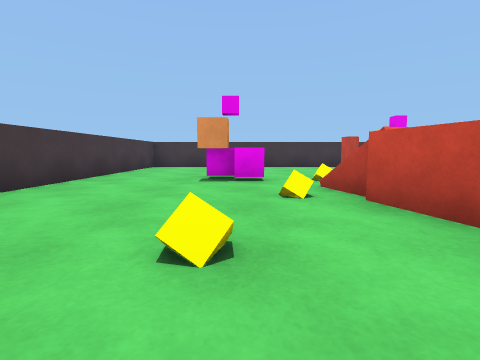
[1] (above)

21 first-person views from a walk through a scene from a Unity 3-D project. The camera is 0.29 m above the floor, tilts 6° down and sees 85° across. The floor is counted in squares, 0.5 m on a side. Each view is taken from the middle of a square. On the plan, view 1 faces up. The plan holds only what a view shows up to about 9 squares ahead; the rest is blank. The player is left out. Surface patterns are stand-ins for the level's own textures.

[2]
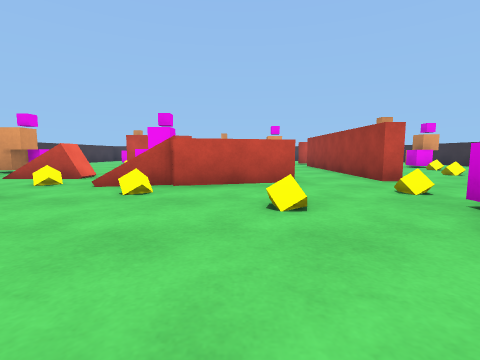

[3]
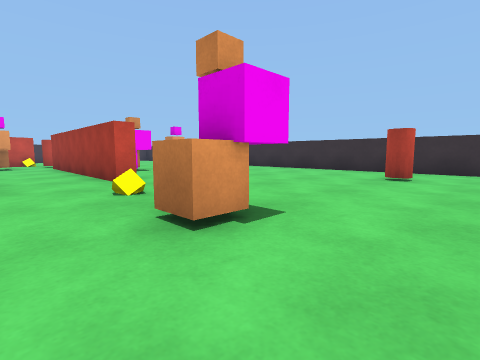

[4]
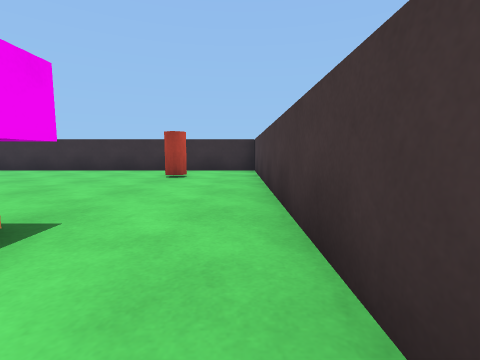

[5]
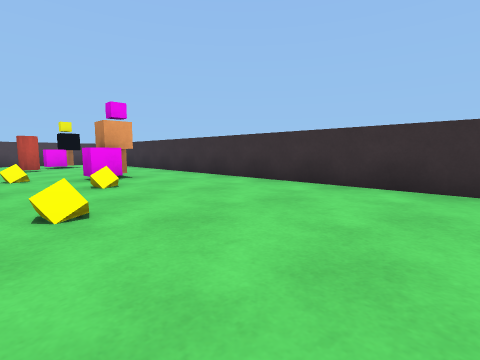

[6]
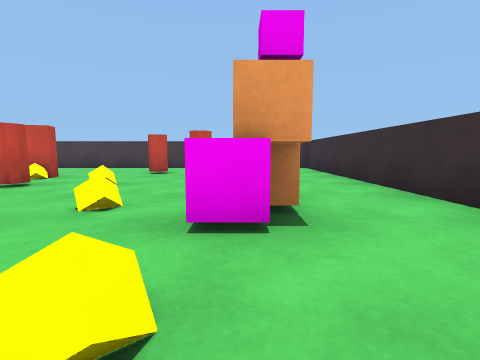

[7]
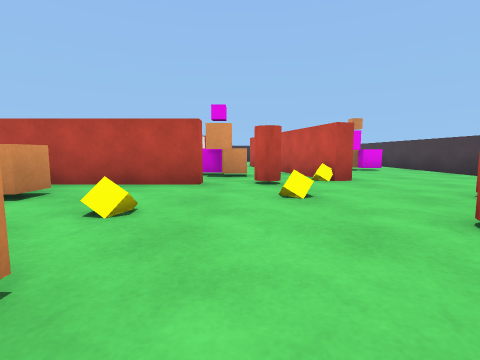

[8]
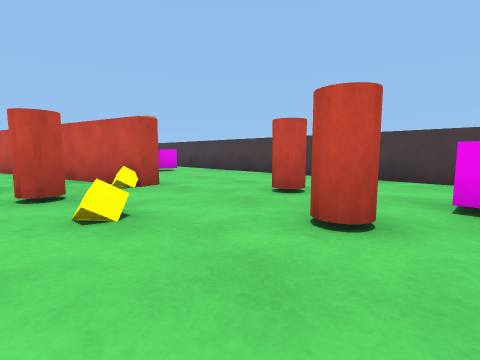

[9]
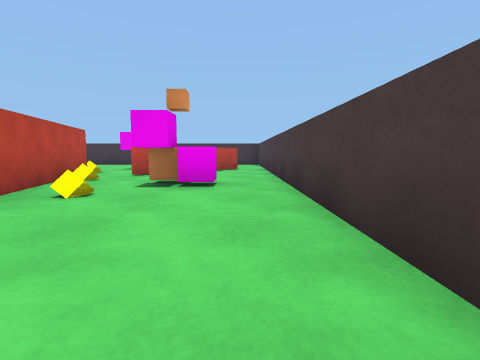

[10]
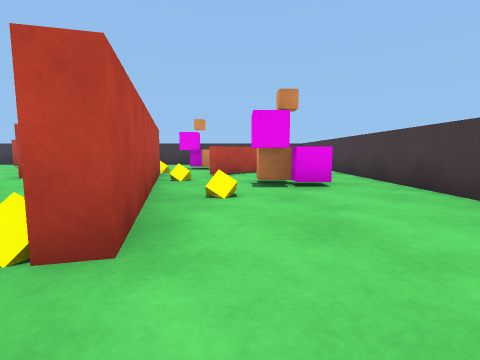

[11]
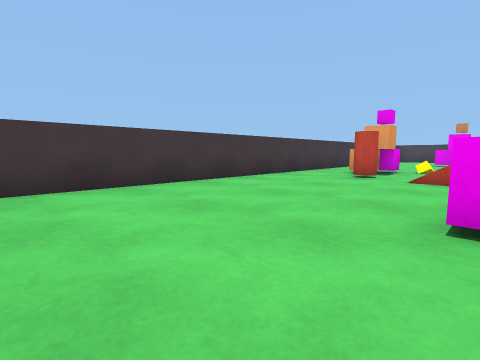

[12]
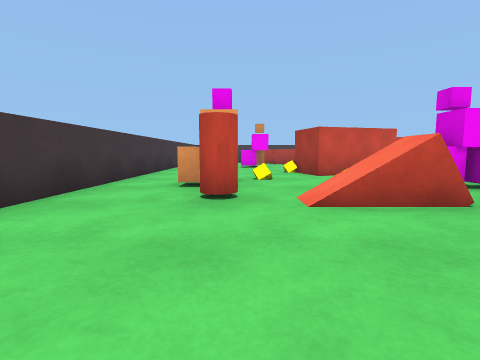

[13]
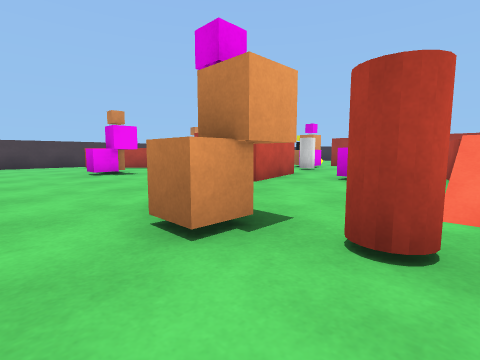

[14]
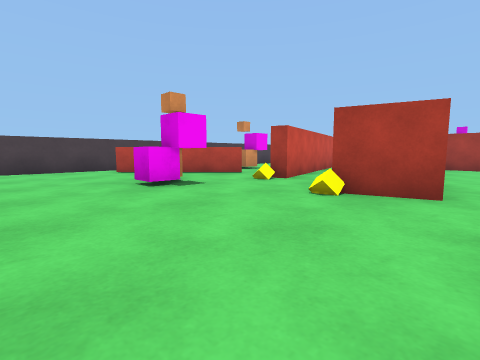

[15]
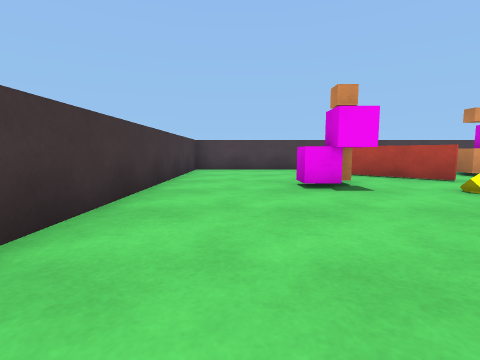

[16]
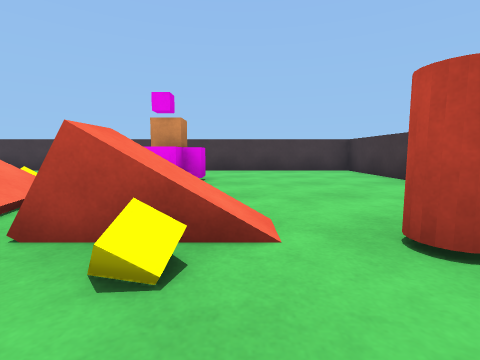

[17]
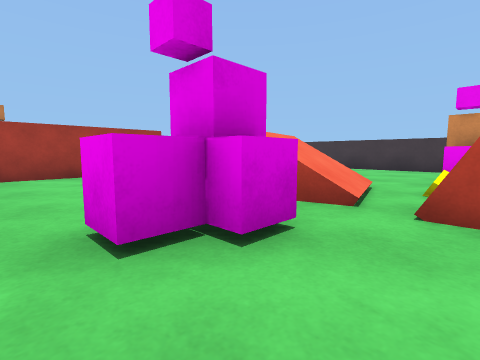

[18]
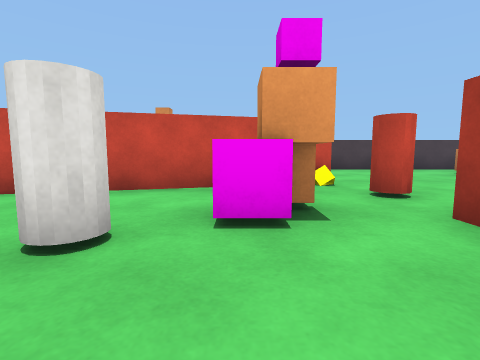

[19]
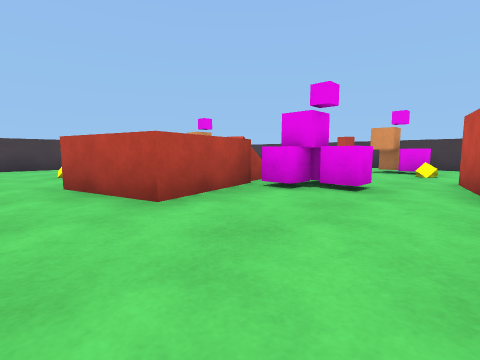

[20]
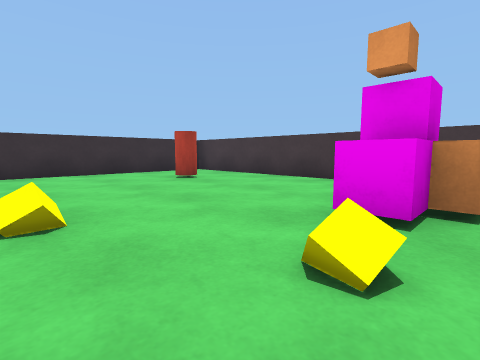

[21]
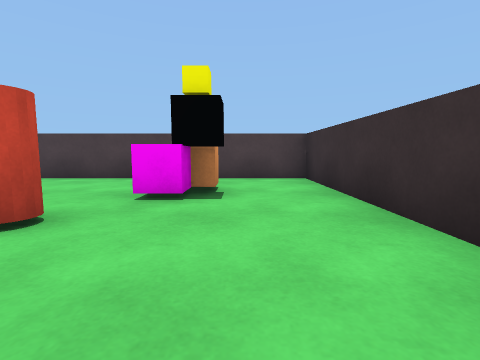

### Floor plan
Points are (right, up) in squares from view 1. A wall is a line through its corners. A room is listed if a view was taken in it or the views show most of it. See-through windows are left out.
Room 1 (views 1, 2, 3, 4, 5, 6, 7, 8, 9, 10, 11, 12, 13, 14, 15, 16, 17, 18, 19, 20, 21)
walls: (2.1, 0.9) (2, 1.4); (1.9, 1.9) (1.7, 2.4); (7.1, 3.8) (6.5, 6.1) (7.8, 6.4); (2.3, -1.4) (2.3, -0.9) (8.3, -0.9) (8.3, -1.3) (4.6, -1.3); (1.7, 2.7) (1.5, 3.2); (9.4, 5.1) (9.8, 5.2) (11.3, -0.6) (10.9, -0.7) (9.4, 5.1); (11.2, 4.7) (13.8, 7.2); (13.9, 7.1) (11.4, 4.5); (-3.5, -7.5) (14.9, -7.5) (14.9, 10.5) (-3.5, 10.5) (-3.5, -7.5)
ways out: gap at (11, 5); gap at (14, 7)
objects: red cylinder (-2, -5) to (-1, -5); other object (-1, -1) to (0, 0); other object (-1, 5) to (0, 6); yellow cube (0, 2); yellow cube (1, 0); yellow cube (1, 4); yellow cube (2, -2); other object (2, 4); yellow cube (2, 6); other object (3, 6) to (3, 7); red cylinder (3, 8) to (4, 8); yellow cube (4, -3); cube (4, 4) to (5, 4); cube (4, 5); yellow cube (4, 7); other object (5, -3) to (6, -2); cube (5, 5); other object (5, 8) to (5, 9); yellow cube (6, -4); yellow cube (6, 8); other object (7, -5) to (8, -5); yellow cube (8, -3); other object (8, 0) to (9, 1); cylinder (8, 2); yellow cube (8, 7); red cylinder (9, -1) to (10, -1); yellow cube (10, -2); yellow cube (10, 6); other object (10, 7) to (11, 8); red cylinder (11, -4); yellow cube (11, 4); other object (12, -6) to (13, -5); red cylinder (12, -3); yellow cube (12, 2); other object (12, 2) to (13, 3)

Where each view was taken, in squares from view 1:
view 1: 0 up, 0 right, facing up
view 2: 2 up, 3 left, facing right
view 3: 1 up, 3 left, facing down-right
view 4: 1 up, 3 left, facing down
view 5: 3 down, 1 right, facing down-right
view 6: 5 down, 5 right, facing right
view 7: 6 down, 9 right, facing up
view 8: 5 down, 9 right, facing up-right
view 9: 2 down, 14 right, facing up
view 10: 2 down, 12 right, facing up
view 11: 6 up, 3 left, facing up-right
view 12: 8 up, 0 right, facing right
view 13: 10 up, 3 right, facing down-right
view 14: 10 up, 6 right, facing down-right
view 15: 9 up, 6 right, facing right
view 16: 7 up, 5 right, facing left
view 17: 6 up, 6 right, facing down-left
view 18: 1 up, 6 right, facing right
view 19: 0 up, 7 right, facing up-left
view 20: 0 up, 2 right, facing down-left
view 21: 6 down, 9 right, facing right
